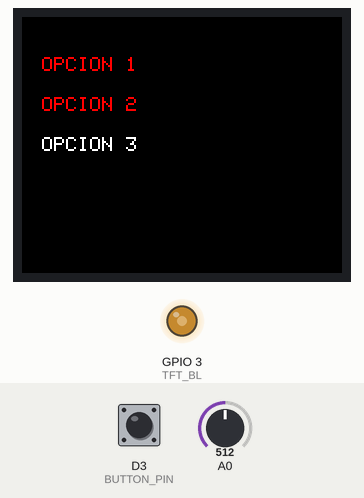
The sketch below on a simulated ESP8266 (NodeMCU). Shown: 160×128 colour display, output pins drawn as LEDs (lit = HIGH). The test bench sets the inputs (shaded band); at power-on: A0 = 512, D3 (BUTTON_PIN) HIGH.

Above: at 1.3 s.
1.4 s: A0 set to 306
At 1.8 s:
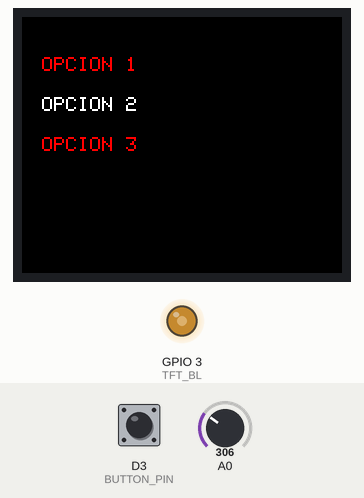
2.9 s: A0 set to 122
At 4.1 s:
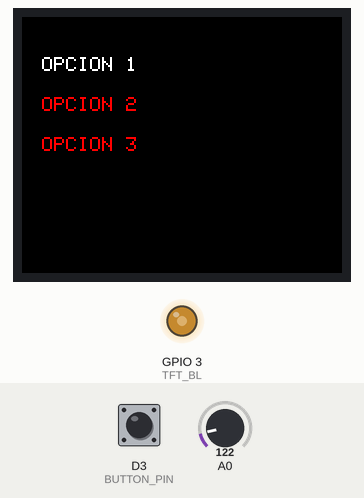
4.4 s: A0 set to 900
At 5.3 s:
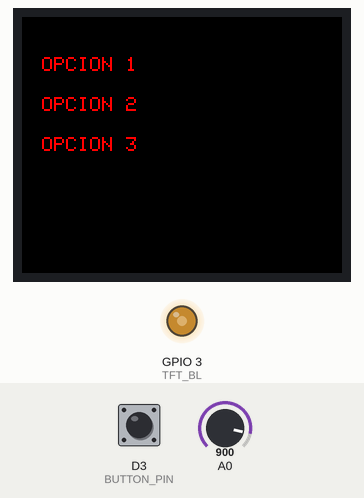
Timing chart, 0 to 7.4 s (numbered marks = the images above; inputs shaded):
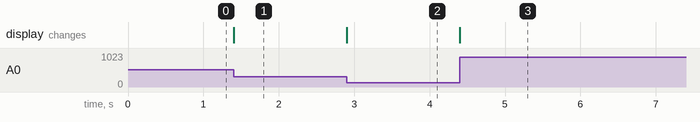

The sketch:

menu_con_potenciometro.ino
```cpp
#include <Adafruit_GFX.h>
#include <Adafruit_ST7735.h>

#define TFT_CS    D1
#define TFT_RST   D0
#define TFT_DC    D2
#define TFT_MOSI  D7
#define TFT_CLK   D5
#define TFT_BL    3   // En tu caso el pin BL está conectado a 3V
#define TFT_VCC   VIN
#define TFT_GND   GND

#define POT_PIN D8
#define BUTTON_PIN D3

Adafruit_ST7735 tft = Adafruit_ST7735(TFT_CS, TFT_DC, TFT_RST);

// Variables para el potenciómetro y el botón
int potValue = 100;
int selectedOption = 0;
int lastSelectedOption = -1; // Variable para almacenar la última opción seleccionada
int numOptions = 3;
bool buttonPressed = false;

// Arreglo con las opciones del menú
char options[3][10] = {"OPCION 1", "OPCION 2", "OPCION 3"};

void setup() {
  Serial.begin(9600);

  // Configuración de la pantalla

  tft.initR(INITR_BLACKTAB);
  tft.setRotation(1); //horientacion horizontal
  tft.fillScreen(ST7735_BLACK);
  analogWrite(TFT_BL, 127); // Establecer el brillo en 50%

  // Configuración de los pines del potenciómetro y botón
  pinMode(POT_PIN, INPUT);
  pinMode(BUTTON_PIN, INPUT_PULLUP);
}

void loop() {
  // Obtener el valor del potenciómetro y convertirlo a un índice para la opción seleccionada
  potValue = analogRead(POT_PIN);
  selectedOption = map(potValue, 0, 1023, 0, numOptions);

  // Si la opción seleccionada es distinta a la última opción seleccionada, se actualiza el menú
  if (selectedOption != lastSelectedOption) {
    lastSelectedOption = selectedOption;

    // Dibujar las opciones del menú
    for (int i = 0; i < numOptions; i++) {
      tft.setCursor(10, 20 + i*20);
      tft.setTextSize(1);
      if (i == selectedOption) {
        tft.setTextColor(ST7735_WHITE);
      } else {
        tft.setTextColor(ST7735_RED);
      }
      tft.print(options[i]);
    }
  }

  // Chequear si el botón ha sido presionado
  if (!digitalRead(BUTTON_PIN) && !buttonPressed) {
    buttonPressed = true;

    // Acción a tomar cuando el botón es presionado
    switch(selectedOption) {
      case 0:
        // Acción para la opción 1
        break;
      case 1:
        // Acción para la opción 2
        break;
      case 2:
        // Acción para la opción 3
        break;
    }
  } else if (digitalRead(BUTTON_PIN)) {
    buttonPressed = false;
  }
}
```

Measured:
- after the input at 1.4 s, the display: changes at once (image 1)
- after the input at 2.9 s, the display: changes at once (image 2)
- after the input at 4.4 s, the display: changes at once (image 3)
